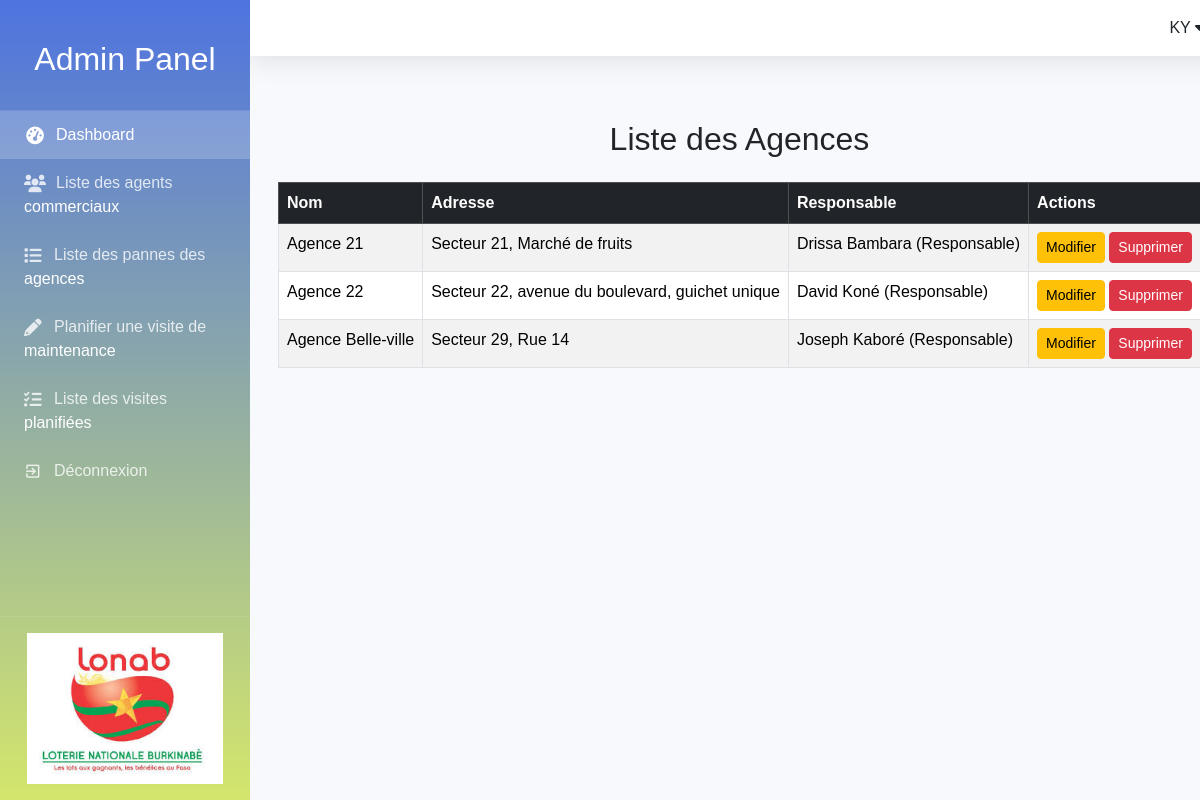
Screenshot of /monapplication/agences/ with the database file from the repository.
### monapplication/models.py (models this page shows, shortened)
class Agence(models.Model):
    nom = models.CharField(max_length=100)
    adresse = models.TextField()
    localisation = models.CharField(max_length=255, blank=True, null=True)
    responsable = models.ForeignKey(
        ResponsableAgence,  # changé ici
        on_delete=models.SET_NULL,
        null=True,
        blank=True,
        verbose_name="Responsable de l'agence"
    )

class ResponsableAgence(models.Model):
    user = models.OneToOneField(User, on_delete=models.CASCADE)
    matricule = models.CharField(max_length=10, unique=True)
    telephone = models.CharField(max_length=15)
    def __str__(self):
        return f"{self.user.first_name} {self.user.last_name} (Responsable)"

### monapplication/views.py (the view)
# urls.py: path('agences/', views.liste_agences, name='liste_agences'),
def liste_agences(request):
    agences = Agence.objects.select_related('responsable').order_by('nom')
    return render(request, 'liste_agences.html', {'agences': agences})

### monapplication/templates/liste_agences.html
{% extends 'base_generic.html' %}
{% block content %}
<div class="container mt-5">
    <h2 class="text-center mb-4">Liste des Agences</h2>
    <div class="table-responsive">
        <table class="table table-bordered table-striped">
            <thead class="table-dark">
                <tr>
                    <th>Nom</th>
                    <th>Adresse</th>
                    <th>Responsable</th>
                    <th>Actions</th>
                </tr>
            </thead>
            <tbody>
                {% for agence in agences %}
                    <tr>
                        <td>{{ agence.nom }}</td>
                        <td>{{ agence.adresse }}</td>
                        <td>{{ agence.responsable }}</td>
                        <td>
                            <a href="{% url 'modifier_agence' agence.pk %}" class="btn btn-sm btn-warning">Modifier</a>
                            <a href="{% url 'supprimer_agence' agence.pk %}" class="btn btn-sm btn-danger" onclick="return confirm('Confirmer la suppression ?');">Supprimer</a>
                        </td>
                    </tr>
                {% empty %}
                    <tr>
                        <td colspan="5" class="text-center">Aucune agence enregistrée.</td>
                    </tr>
                {% endfor %}
            </tbody>
        </table>
    </div>
</div>
{% endblock %}

### monapplication/templates/base_generic.html (style rules this page uses)
:root { --primary: #4e73df; --secondary: #858796; --success: #1cc88a; --info: #36b9cc; --warning: #f6c23e; --danger: #e74a3b; --light: #f8f9fc; --dark: #5a5c69; }
* { margin: 0; padding: 0; box-sizing: border-box; font-family: 'Nunito', sans-serif; }
body { background-color: #f8f9fc; min-height: 100vh; display: flex; }
table { width: 100%; border-collapse: collapse; }
th, td { padding: 0.75rem; text-align: left; border-bottom: 1px solid rgba(0, 0, 0, 0.05); white-space: nowrap; }
th { background-color: var(--light); color: var(--dark); font-weight: bold; }

### rows the page displays
Agence: nom "Agence 21", adresse "Secteur 21, Marché de fruits", responsable "Drissa Bambara (Responsable)"
Agence: nom "Agence 22", adresse "Secteur 22, avenue du boulevard, guichet unique", responsable "David Koné (Responsable)"
Agence: nom "Agence Belle-ville", adresse "Secteur 29, Rue 14", responsable "Joseph Kaboré (Responsable)"
